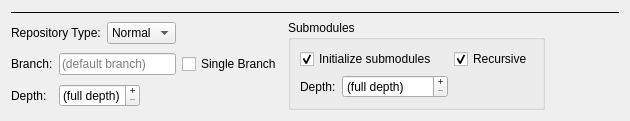
<?xml version="1.0" encoding="UTF-8"?>
<ui version="4.0">
 <class>CloneOptionsWdgt</class>
 <widget class="QWidget" name="CloneOptionsWdgt">
  <property name="geometry">
   <rect>
    <x>0</x>
    <y>0</y>
    <width>630</width>
    <height>120</height>
   </rect>
  </property>
  <property name="windowTitle">
   <string>Form</string>
  </property>
  <layout class="QGridLayout" name="gridLayout">
   <item row="1" column="2">
    <widget class="QComboBox" name="txtCloneMode">
     <property name="sizePolicy">
      <sizepolicy hsizetype="Maximum" vsizetype="Fixed">
       <horstretch>0</horstretch>
       <verstretch>0</verstretch>
      </sizepolicy>
     </property>
     <item>
      <property name="text">
       <string>Normal</string>
      </property>
     </item>
     <item>
      <property name="text">
       <string>Bare</string>
      </property>
     </item>
     <item>
      <property name="text">
       <string>Mirror</string>
      </property>
     </item>
    </widget>
   </item>
   <item row="2" column="1" colspan="2">
    <widget class="QLineEdit" name="txtBranch">
     <property name="text">
      <string/>
     </property>
     <property name="placeholderText">
      <string>(default branch)</string>
     </property>
    </widget>
   </item>
   <item row="1" column="0" colspan="2">
    <widget class="QLabel" name="label_5">
     <property name="sizePolicy">
      <sizepolicy hsizetype="Maximum" vsizetype="Preferred">
       <horstretch>0</horstretch>
       <verstretch>0</verstretch>
      </sizepolicy>
     </property>
     <property name="text">
      <string>Repository Type:</string>
     </property>
    </widget>
   </item>
   <item row="3" column="1" colspan="2">
    <widget class="QSpinBox" name="txtCloneDepth">
     <property name="sizePolicy">
      <sizepolicy hsizetype="Maximum" vsizetype="Fixed">
       <horstretch>0</horstretch>
       <verstretch>0</verstretch>
      </sizepolicy>
     </property>
     <property name="buttonSymbols">
      <enum>QAbstractSpinBox::PlusMinus</enum>
     </property>
     <property name="specialValueText">
      <string>(full depth)</string>
     </property>
     <property name="prefix">
      <string/>
     </property>
     <property name="maximum">
      <number>999999999</number>
     </property>
     <property name="singleStep">
      <number>10</number>
     </property>
    </widget>
   </item>
   <item row="1" column="4" rowspan="3">
    <widget class="QGroupBox" name="grpSubmodules">
     <property name="title">
      <string>Submodules</string>
     </property>
     <property name="checked">
      <bool>false</bool>
     </property>
     <layout class="QGridLayout" name="gridLayout_2">
      <item row="1" column="0">
       <widget class="QLabel" name="label_7">
        <property name="sizePolicy">
         <sizepolicy hsizetype="Maximum" vsizetype="Preferred">
          <horstretch>0</horstretch>
          <verstretch>0</verstretch>
         </sizepolicy>
        </property>
        <property name="text">
         <string>Depth:</string>
        </property>
       </widget>
      </item>
      <item row="0" column="0" colspan="2">
       <widget class="QCheckBox" name="chkInitSubmodules">
        <property name="text">
         <string>Initialize submodules</string>
        </property>
        <property name="checked">
         <bool>true</bool>
        </property>
       </widget>
      </item>
      <item row="0" column="2">
       <widget class="QCheckBox" name="chkSubmodulesRecursive">
        <property name="text">
         <string>Recursive</string>
        </property>
        <property name="checked">
         <bool>true</bool>
        </property>
       </widget>
      </item>
      <item row="1" column="1">
       <widget class="QSpinBox" name="txtSMCloneDepth">
        <property name="sizePolicy">
         <sizepolicy hsizetype="Maximum" vsizetype="Fixed">
          <horstretch>0</horstretch>
          <verstretch>0</verstretch>
         </sizepolicy>
        </property>
        <property name="buttonSymbols">
         <enum>QAbstractSpinBox::PlusMinus</enum>
        </property>
        <property name="specialValueText">
         <string>(full depth)</string>
        </property>
        <property name="prefix">
         <string>Depth: </string>
        </property>
        <property name="maximum">
         <number>999999999</number>
        </property>
        <property name="singleStep">
         <number>10</number>
        </property>
       </widget>
      </item>
     </layout>
    </widget>
   </item>
   <item row="3" column="0">
    <widget class="QLabel" name="label_6">
     <property name="sizePolicy">
      <sizepolicy hsizetype="Maximum" vsizetype="Preferred">
       <horstretch>0</horstretch>
       <verstretch>0</verstretch>
      </sizepolicy>
     </property>
     <property name="text">
      <string>Depth:</string>
     </property>
    </widget>
   </item>
   <item row="2" column="3">
    <widget class="QCheckBox" name="chkSingleBranch">
     <property name="text">
      <string>Single Branch</string>
     </property>
    </widget>
   </item>
   <item row="2" column="0">
    <widget class="QLabel" name="label_4">
     <property name="sizePolicy">
      <sizepolicy hsizetype="Maximum" vsizetype="Preferred">
       <horstretch>0</horstretch>
       <verstretch>0</verstretch>
      </sizepolicy>
     </property>
     <property name="text">
      <string>Branch:</string>
     </property>
    </widget>
   </item>
   <item row="1" column="5" rowspan="3">
    <spacer name="horizontalSpacer">
     <property name="orientation">
      <enum>Qt::Horizontal</enum>
     </property>
     <property name="sizeHint" stdset="0">
      <size>
       <width>40</width>
       <height>20</height>
      </size>
     </property>
    </spacer>
   </item>
   <item row="0" column="0" colspan="6">
    <widget class="Line" name="line">
     <property name="styleSheet">
      <string notr="true">Line{ color: silver; }</string>
     </property>
     <property name="frameShadow">
      <enum>QFrame::Plain</enum>
     </property>
     <property name="orientation">
      <enum>Qt::Horizontal</enum>
     </property>
    </widget>
   </item>
  </layout>
 </widget>
 <resources/>
 <connections/>
</ui>
